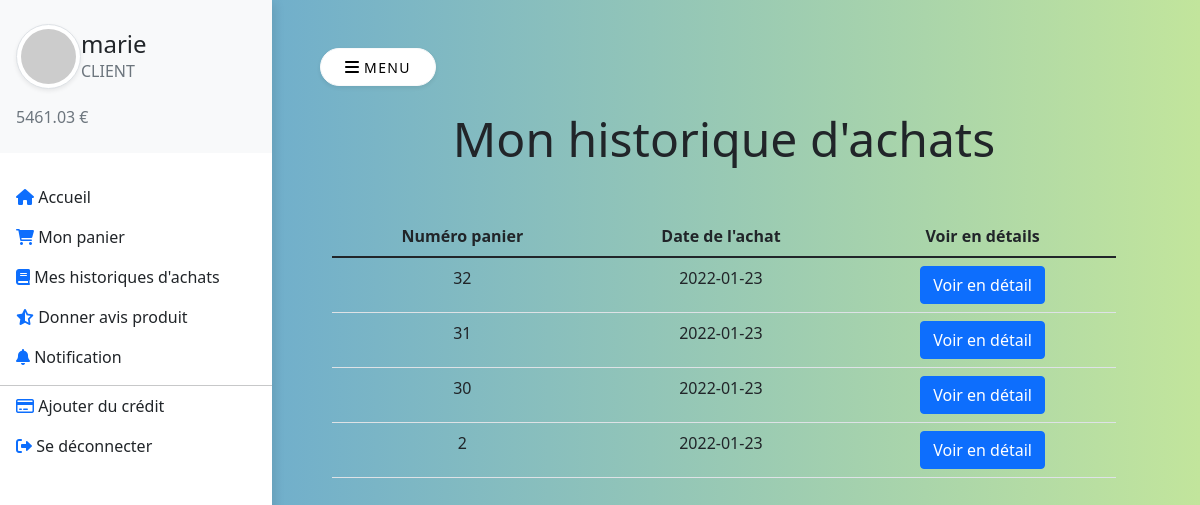
/index.php?p=historiqueAchats (signed in), run on an earlier commit of the app's database.
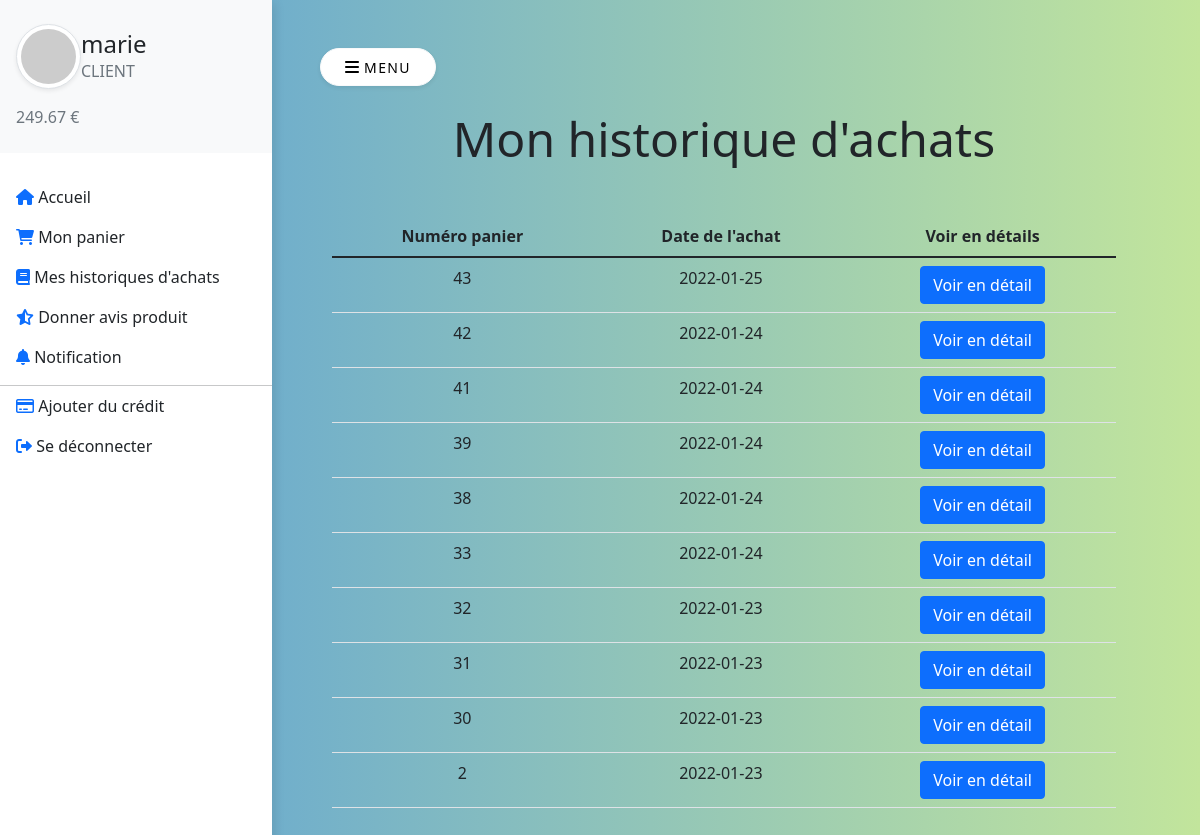
And on a later commit of the database.
### tables this page shows
CREATE TABLE "utilisateur" (
	"id"	TEXT NOT NULL,
	"ville"	TEXT NOT NULL,
	"mdp"	TEXT NOT NULL,
	"role"	TEXT NOT NULL,
	"solde"	INTEGER NOT NULL DEFAULT 0,
	PRIMARY KEY("id")
);

CREATE TABLE "panier" (
	"id"	INTEGER NOT NULL,
	"idUtilisateur"	TEXT NOT NULL,
	"statut"	TEXT NOT NULL,
	"date"	TEXT,
	PRIMARY KEY("id" AUTOINCREMENT)
);

### BDD/Commun.php (called while the page is built, shortened)
<?php
class Commun {
    protected $pdo;
    function __construct()
    {
        $this->pdo = new PDO('sqlite:../BDD/commerce.db', null, null, [
            PDO::ATTR_ERRMODE => PDO::ERRMODE_EXCEPTION,
            PDO::ATTR_DEFAULT_FETCH_MODE => PDO::FETCH_ASSOC
        ]);
    }
    function getRole($id): string
    {
        $req = "SELECT role FROM utilisateur WHERE id = :id";
        $p = $this->pdo->prepare($req);
        $p->execute([
            'id' => $id
        ]);
        return $p->fetch()['role'];
    }
}

### BDD/client/Client.php (called while the page is built, shortened)
<?php
class Client extends Commun {
    function getMonSolde(): float
    {
        $req = "SELECT solde FROM utilisateur WHERE id = :utilisateurActuel";
        $p = $this->pdo->prepare($req);
        $p->execute([
            'utilisateurActuel' => $_SESSION['id']
        ]);
        return $p->fetch()['solde'];
    }
    function getMesPaniersAchats(): array
    {
        $req = "SELECT id, date FROM panier
                WHERE idUtilisateur = :utilisateurActuel
                AND statut = 'VENDU'
                ORDER BY id DESC";
        $p = $this->pdo->prepare($req);
        $p->execute([
            'utilisateurActuel' => $_SESSION['id']
        ]);
        return $p->fetchAll();
    }
}

### pages/client/historiqueAchats.php (the view)
<section>
    <div class="container">
        <div class="row w-100">
            <div class="col-lg-12 col-md-12 col-12">
                <h3 class="display-5 mb-2 text-center">Mon historique d'achats</h3>
                <table id="shoppingCart" class="table table-condensed table-responsive mt-5 text-center">
                    <thead>
                        <tr>
                            <th>Numéro panier</th>
                            <th>Date de l'achat</th>
                            <th>Voir en détails</th>
                        </tr>
                    </thead>
                    <tbody>
                        <?php foreach ($mesAchatsPanier as $panier):
                            $id = (int)$panier['id'];
                            $dateAchat = htmlentities($panier['date']);
                        ?>
                            <tr>
                                <td><?= $id ?></td>
                                <td id="dateAchat"><?= $dateAchat ?></td>
                                <td>
                                    <a href="index.php?p=historiqueAchats&id=<?= $id ?>" class="btn btn-primary">Voir en détail</a>
                                </td>
                            </tr>
                        <?php endforeach ?>
                    </tbody>
                </table>
            </div>
        </div>
    </div>
</section>

### elements/header.php (shortened to what this page needs)
<!DOCTYPE html>
<html lang="fr">
<head>
    <link rel="stylesheet" href="https://cdnjs.cloudflare.com/ajax/libs/font-awesome/6.0.0-beta3/css/all.min.css" />
    <link href="https://cdn.jsdelivr.net/npm/bootstrap@5.1.3/dist/css/bootstrap.min.css" rel="stylesheet">
    <link rel="stylesheet" href="<?= $css ?>">
</head>
<body>
    <div class="vertical-nav bg-white h-100" id="sidebar">
        <div class="py-4 px-3 mb-4 bg-light">
            <div class="media d-flex align-items-center"><img src="https://picsum.photos/200" alt="..." width="65" class="mr-3 rounded-circle img-thumbnail shadow-sm">
                <div class="media-body">
                    <h4 class="m-0"><?= $sid ?></h4>
                    <p class="font-weight-light text-muted mb-0"><?= $role ?? 'Visiteur' ?></p>
                </div>
            </div>
            <p class="font-weight-light text-muted mb-0 mt-3" id="credit"><?= $credit ?></p>
        </div>
        <ul class="nav flex-column bg-white mb-0">
            <?= nav_link('fas fa-home', 'accueil', 'Accueil') ?>
            <?php if (!$sid) : ?>
                <?= nav_link('fas fa-user', 'connexion', 'Se connecter') ?>
                <?= nav_link('fas fa-user-plus', 'inscription', "S'incrire") ?>
            <?php else : ?>
                <?php if ($role === 'CLIENT') : ?>
                    <?= nav_link('fas fa-shopping-cart', 'panier', 'Mon panier') ?>
                    <?= nav_link('fas fa-book', 'historiqueAchats', "Mes historiques d'achats") ?>
                    <?= nav_link('fas fa-star-half-alt', 'donnerAvis', "Donner avis produit") ?>
                    <?= nav_link('fas fa-bell', 'notification', "Notification") ?>
                    <?php else : if ($role === 'ADMIN') : ?>
                        <?= nav_link('fas fa-list', 'listeProduits', 'Liste des produits') ?>
                        <?= nav_link('fas fa-list', 'listeCategories', 'Liste des catégories') ?>
                    <?php endif ?>
                <?php endif ?>
                <hr class="mb-0 mt-2">
                <?= nav_link('far fa-credit-card', 'credit', 'Ajouter du crédit') ?>
                <?= nav_link('fas fa-sign-out-alt', 'deconnexion', 'Se déconnecter') ?>
            <?php endif ?>
        </ul>
    </div>
    <div class="page-content p-5" id="content">
        <button id="sidebarCollapse" type="button" class="btn btn-light bg-white rounded-pill shadow-sm px-4 mb-4"><i class="fa fa-bars mr-2"></i><small class="text-uppercase font-weight-bold"> Menu</small></button>

### fonctions/helper.php (shortened to what this page needs)
<?php
function nav_link(string $icone, string $lien, string $titre): string
{
    $currentURL = array_filter(explode('/', $_SERVER['REQUEST_URI']));
    $active = "";
    return <<<HTML
    <li class="nav-item">
        <a href="index.php?p=$lien" class="nav-link text-dark font-italic $active">
            <i class="$icone text-primary"></i>
            $titre
        </a>
    </li>
HTML;
}

### public/index.php (shortened to what this page needs)
<?php
$css = 'CSS' . DIRECTORY_SEPARATOR . 'main.css';
$page = $_REQUEST['p'];
$root = dirname(__DIR__) . DIRECTORY_SEPARATOR;
$bdd = $root . 'BDD' . DIRECTORY_SEPARATOR;
$pages = $root . 'pages' . DIRECTORY_SEPARATOR;
$pagesClient = $pages . 'client' . DIRECTORY_SEPARATOR;
$elements = $root . 'elements' . DIRECTORY_SEPARATOR;
$fonctions = $root . 'fonctions' . DIRECTORY_SEPARATOR;
require_once $root . 'BDD' . DIRECTORY_SEPARATOR . 'Commun.php';
$pdo = new Commun;
$sid = $_SESSION['id'] ?? '';
$role = null;
$credit = null;
if (!empty($sid)) {
    $role = $pdo->getRole($sid);
    switch ($role) {
        case 'CLIENT':
            require_once $bdd . 'client' . DIRECTORY_SEPARATOR . 'Client.php';
            $client = new Client($sid);
            $monSolde = $client->getMonSolde();
            $credit = $monSolde . ' &euro;';
        break;
    }
}
require_once $fonctions . 'helper.php';
require_once $elements . 'header.php';
switch ($page) {
    case 'historiqueAchats':
        $mesAchatsPanier = $client->getMesPaniersAchats();
        if (isset($_GET['id'])) {
            $idPanier = (int)$_GET['id'];
            $lesProduits = $client->getLesProduitsPanierAchetes($idPanier);
            $sums = [];
            foreach ($lesProduits as $produit) {
                $id = (int)$produit['idProduit'];
                require $elements . 'varProduit.php';
                $quantiteUtilisateur = (int)$produit['quantite'];
                $totalProduit = ($quantiteUtilisateur*$prixUnit);
                $sums[] = ($quantiteUtilisateur*$prixUnit);
                require $pagesClient . 'detailsAchat.php';
            }
            $total = floor((array_sum($sums)*100))/100;
            echo "<h4 class='mt-5'>Total TTC : " . $total . " &euro;</h4>";
        } else {
            require_once $pagesClient . 'historiqueAchats.php';
        }
    break;
}
require_once $elements . 'footer.php';

### elements/footer.php (shortened to what this page needs)
</div>
</body>
</html>

### public/CSS/main.css (style rules this page uses)
body { background: #599fd9; background: -webkit-linear-gradient(to right, #599fd9, #c2e59c); background: linear-gradient(to right, #599fd9, #c2e59c); min-height: 100vh; overflow-x: hidden; }
.text-uppercase { letter-spacing: 0.1em; }
.vertical-nav { min-width: 17rem; width: 17rem; height: 100vh; position: fixed; top: 0; left: 0; box-shadow: 3px 3px 10px rgba(0, 0, 0, 0.1); transition: all 0.4s; }
.page-content { width: calc(100% - 17rem); margin-left: 17rem; transition: all 0.4s; }

What changed in the data, as far as the page shows it:
changed utilisateur "CLIENT": solde "5461.03 €" → "249.67 €"
added panier: id "43", date "2022-01-25"
added panier: id "42", date "2022-01-24"
added panier: id "41", date "2022-01-24"
added panier: id "39", date "2022-01-24"
added panier: id "38", date "2022-01-24"
now on this page (row edited): panier: id "33", date "2022-01-24"
